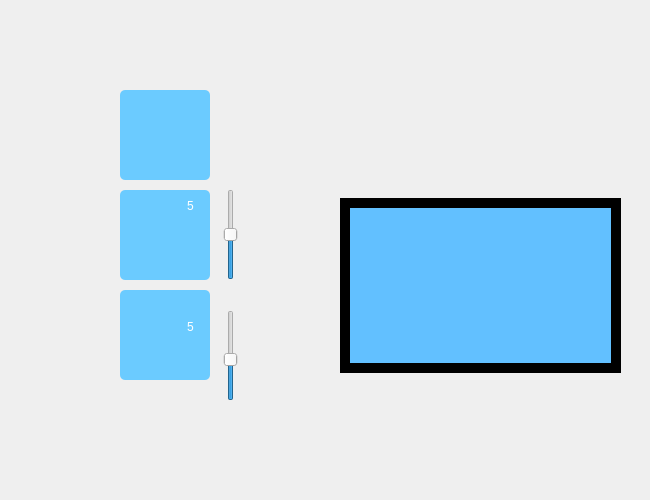
<?xml version="1.0" encoding="UTF-8"?>
<ui version="4.0">
 <class>MainWindow</class>
 <widget class="QMainWindow" name="MainWindow">
  <property name="geometry">
   <rect>
    <x>0</x>
    <y>0</y>
    <width>650</width>
    <height>500</height>
   </rect>
  </property>
  <property name="windowTitle">
   <string>MainWindow</string>
  </property>
  <widget class="QWidget" name="centralwidget">
   <widget class="QLabel" name="label">
    <property name="geometry">
     <rect>
      <x>0</x>
      <y>0</y>
      <width>651</width>
      <height>501</height>
     </rect>
    </property>
    <property name="text">
     <string/>
    </property>
    <property name="pixmap">
     <pixmap>background2.jpg</pixmap>
    </property>
    <property name="scaledContents">
     <bool>true</bool>
    </property>
   </widget>
   <widget class="QPushButton" name="start_button">
    <property name="geometry">
     <rect>
      <x>120</x>
      <y>90</y>
      <width>90</width>
      <height>90</height>
     </rect>
    </property>
    <property name="styleSheet">
     <string notr="true">QPushButton#start_button{
	background-color: rgb(107, 203, 255);

    border-radius:5px;
}

QPushButton#start_button:hover{
	background-color: rgb(62, 255, 139);
}</string>
    </property>
    <property name="text">
     <string/>
    </property>
    <property name="icon">
     <iconset>
      <normaloff>icon1.png</normaloff>icon1.png</iconset>
    </property>
    <property name="iconSize">
     <size>
      <width>70</width>
      <height>70</height>
     </size>
    </property>
   </widget>
   <widget class="QPushButton" name="volume_button">
    <property name="geometry">
     <rect>
      <x>120</x>
      <y>190</y>
      <width>90</width>
      <height>90</height>
     </rect>
    </property>
    <property name="styleSheet">
     <string notr="true">QPushButton#volume_button{
	background-color: rgb(107, 203, 255);
    border-radius:5px;
}

QPushButton#volume_button:hover{
	background-color: rgb(62, 255, 139);
}</string>
    </property>
    <property name="text">
     <string/>
    </property>
    <property name="icon">
     <iconset>
      <normaloff>icon2.png</normaloff>icon2.png</iconset>
    </property>
    <property name="iconSize">
     <size>
      <width>60</width>
      <height>60</height>
     </size>
    </property>
   </widget>
   <widget class="QPushButton" name="exit_button">
    <property name="geometry">
     <rect>
      <x>120</x>
      <y>290</y>
      <width>90</width>
      <height>90</height>
     </rect>
    </property>
    <property name="styleSheet">
     <string notr="true">QPushButton#exit_button{
	background-color: rgb(107, 203, 255);
    border-radius:5px;
}

QPushButton#exit_button:hover{

	background-color: rgb(62, 255, 139);
}</string>
    </property>
    <property name="text">
     <string/>
    </property>
    <property name="icon">
     <iconset>
      <normaloff>icon3.png</normaloff>icon3.png</iconset>
    </property>
    <property name="iconSize">
     <size>
      <width>70</width>
      <height>70</height>
     </size>
    </property>
   </widget>
   <widget class="QSlider" name="volume_slider">
    <property name="geometry">
     <rect>
      <x>220</x>
      <y>189</y>
      <width>22</width>
      <height>91</height>
     </rect>
    </property>
    <property name="minimum">
     <number>1</number>
    </property>
    <property name="maximum">
     <number>100</number>
    </property>
    <property name="sliderPosition">
     <number>50</number>
    </property>
    <property name="orientation">
     <enum>Qt::Vertical</enum>
    </property>
   </widget>
   <widget class="QLabel" name="volume_level_label">
    <property name="geometry">
     <rect>
      <x>187</x>
      <y>190</y>
      <width>21</width>
      <height>31</height>
     </rect>
    </property>
    <property name="styleSheet">
     <string notr="true">color: rgb(255, 255, 255);
font: 14pt &quot;MS Shell Dlg 2&quot;;</string>
    </property>
    <property name="text">
     <string>5</string>
    </property>
   </widget>
   <widget class="QLabel" name="camera_view">
    <property name="geometry">
     <rect>
      <x>340</x>
      <y>198</y>
      <width>281</width>
      <height>175</height>
     </rect>
    </property>
    <property name="styleSheet">
     <string notr="true">background-color: rgb(98, 192, 255);
border:10px solid black;</string>
    </property>
    <property name="text">
     <string/>
    </property>
    <property name="scaledContents">
     <bool>true</bool>
    </property>
   </widget>
   <widget class="QSlider" name="sensitivity_slider">
    <property name="geometry">
     <rect>
      <x>220</x>
      <y>310</y>
      <width>22</width>
      <height>91</height>
     </rect>
    </property>
    <property name="minimum">
     <number>1</number>
    </property>
    <property name="maximum">
     <number>10</number>
    </property>
    <property name="sliderPosition">
     <number>5</number>
    </property>
    <property name="orientation">
     <enum>Qt::Vertical</enum>
    </property>
   </widget>
   <widget class="QLabel" name="sensitivity_level_label">
    <property name="geometry">
     <rect>
      <x>187</x>
      <y>311</y>
      <width>21</width>
      <height>31</height>
     </rect>
    </property>
    <property name="styleSheet">
     <string notr="true">color: rgb(255, 255, 255);
font: 14pt &quot;MS Shell Dlg 2&quot;;</string>
    </property>
    <property name="text">
     <string>5</string>
    </property>
   </widget>
  </widget>
 </widget>
 <resources/>
 <connections/>
</ui>
